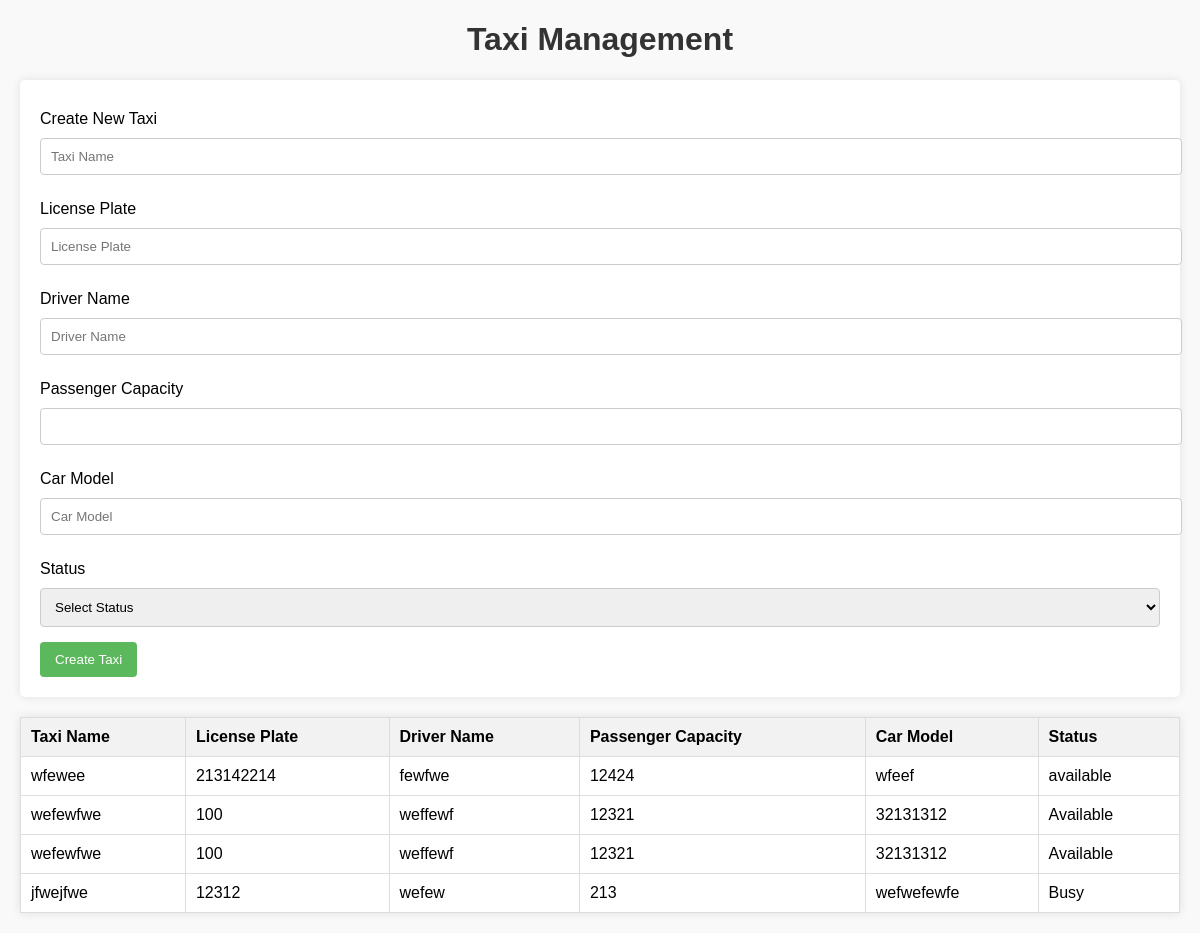
/taxi/, run on the app's committed database.
### taxi/models.py (models this page shows)
class Taxi(models.Model):
    taxi_name = models.CharField(max_length = 100)
    license_plate = models.PositiveIntegerField()
    driver_name = models.CharField(max_length=100)
    passenger_capacity = models.PositiveIntegerField()
    car_model = models.CharField(max_length=100)
    status = models.CharField(max_length=100)

### taxi/views.py (the view, shortened to what this page needs)
# urls.py: path('taxi/', taxi_list)
def taxi_list(request):
    taxi_name = request.GET.get('taxi_name')
    license_plate = request.GET.get('license_plate')
    driver_name = request.GET.get('driver_name')
    passenger_capacity = request.GET.get('passenger_capacity')
    car_model = request.GET.get('car_model')
    status = request.GET.get('status')
    taxi= Taxi.objects.all()
    ctx = {'taxi': taxi}
    return render(request, 'taxi/taxi-list.html', ctx)

### templates/taxi/taxi-list.html (shortened to what this page needs)
<!DOCTYPE html>
<html lang="en">
<head>
</head>
<body>
    <h1>Taxi Management</h1>
    <form method="GET">
        <label for="taxi_name">Create New Taxi</label>
        <input type="text" id="taxi_name" name="taxi_name" placeholder="Taxi Name" required>
        <label for="license_plate">License Plate</label>
        <input type="number" id="license_plate" name="license_plate" placeholder="License Plate" required>
        <label for="driver_name">Driver Name</label>
        <input type="text" id="driver_name" name="driver_name" placeholder="Driver Name" required>
        <label for="passenger_capacity">Passenger Capacity</label>
        <input type="number" id="passenger_capacity" name="passenger_capacity" required>
        <label for="car_model">Car Model</label>
        <input type="text" id="car_model" name="car_model" placeholder="Car Model" required>
        <label for="status">Status</label>
        <select id="status" name="status" required>
            <option value="">Select Status</option>
        </select>
        <button type="submit">Create Taxi</button>
    </form>
    <table>
        <thead>
            <tr>
                <th>Taxi Name</th>
                <th>License Plate</th>
                <th>Driver Name</th>
                <th>Passenger Capacity</th>
                <th>Car Model</th>
                <th>Status</th>
            </tr>
        </thead>
        <tbody>
            {% for taksi in taxi %}
                <tr>
                    <td>{{ taksi.taxi_name }}</td>
                    <td>{{ taksi.license_plate }}</td>
                    <td>{{ taksi.driver_name }}</td>
                    <td>{{ taksi.passenger_capacity }}</td>
                    <td>{{ taksi.car_model }}</td>
                    <td>{{ taksi.status }}</td>
                </tr>
            {% empty %}
                <tr>
                    <td colspan="6">No taxis added yet.</td>
                </tr>
            {% endfor %}
        </tbody>
    </table>
</body>
</html>

### templates/taxi/taxi-list.html (style rules this page uses)
body { font-family: Arial, sans-serif; margin: 20px; background-color: #f9f9f9; }
h1 { text-align: center; color: #333; }
form { margin-bottom: 20px; background-color: #fff; padding: 20px; border-radius: 5px; box-shadow: 0 0 10px rgba(0, 0, 0, 0.1); }
label { display: block; margin: 10px 0 5px; }
input, select { width: 100%; padding: 10px; margin: 5px 0 15px; border: 1px solid #ccc; border-radius: 4px; }
button { padding: 10px 15px; background-color: #5cb85c; color: white; border: none; border-radius: 4px; cursor: pointer; }
table { width: 100%; border-collapse: collapse; margin-top: 20px; background-color: #fff; box-shadow: 0 0 10px rgba(0, 0, 0, 0.1); }
th, td { border: 1px solid #ddd; padding: 10px; text-align: left; }
th { background-color: #f2f2f2; }

### data on the page
Taxi: taxi_name "wfewee", license_plate "213142214", driver_name "fewfwe", passenger_capacity "12424", car_model "wfeef", status "available"
Taxi: taxi_name "wefewfwe", license_plate "100", driver_name "weffewf", passenger_capacity "12321", car_model "32131312", status "Available"
Taxi: taxi_name "wefewfwe", license_plate "100", driver_name "weffewf", passenger_capacity "12321", car_model "32131312", status "Available"
Taxi: taxi_name "jfwejfwe", license_plate "12312", driver_name "wefew", passenger_capacity "213", car_model "wefwefewfe", status "Busy"
